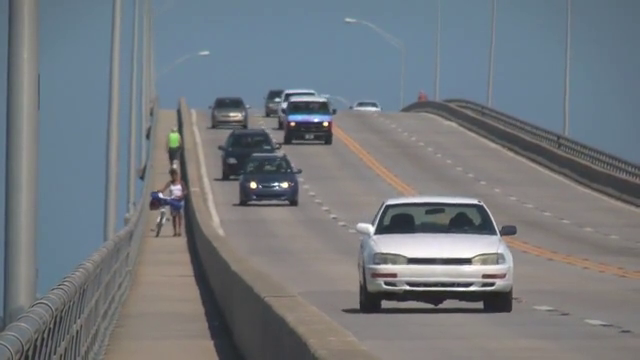
#> input picture frame 91 of Clase7/slow_traffic_small.mp4, 640 x 360 px
$ jupyter execute TP5.ipynb
#> lines starting #> are read from the running program, lines starting #| are printed output that depends on the picture; after the words box and inside, x2 and y2 are one past the last pixel; in counts of white or black regions, pixels touching at a corner belong together
# ENUNCIADO

- Implementar el detector de fondo naive usando la mediana como estimador. El algoritmo debe recibir el parámetro N (cantidad de frames utilizados para la estimación) y el intervalo de tiempo para recalcular el fondo.
- Se deben generar las mascaras de foreground y aplicarlas a los frames para segmentar los objetos en movimiento
- Comparar con alguno de los métodos vistos en la practica basados en mezcla de gaussianas

[cell 1]
import numpy as np
import cv2 as cv
import copy

## Algoritmo de sustraccion de fondo mediante mezclas de Gaussianas (como se presentó en la práctica)

[cell 2]
backSub = cv.createBackgroundSubtractorMOG2()

[cell 3]
# Abrimos el archivo
#-------------------
filename = 'slow_traffic_small.mp4'
capture = cv.VideoCapture(filename)

fps = capture.get(cv.CAP_PROP_FPS)      # OpenCV v2.x used "CV_CAP_PROP_FPS"
frame_count = int(capture.get(cv.CAP_PROP_FRAME_COUNT))
duration = frame_count/fps
print(fps, frame_count, duration)

if not capture.isOpened:
    print('Falla al abrir el archivo: ' + filename)
    exit(0)

# Corremos la sustraccion
#------------------------
while True:
    # Leemos un frame
    ret, frame = capture.read()
#> frame is the input picture: shape (360, 640, 3); mean B, G, R 126.6, 121.2, 115.7
    if frame is None:
        break

    # Aplicamos la sustracción al frame leído
    #----------------------------------------
    # Cada frame se utiliza tanto para calcular la máscara de primer plano como para actualizar el fondo.
    # Si se desea cambiar la tasa de aprendizaje utilizada para actualizar el modelo de fondo, es posible
    # establecer una tasa de aprendizaje específica pasando un parámetro al método apply.
    fgMask = backSub.apply(frame)
#> fgMask: shape (360, 640); every value is 127

    # Escribimos sobre la imagen el número de frame procesado
    cv.rectangle(frame, (10, 2), (100,20), (255,255,255), -1)
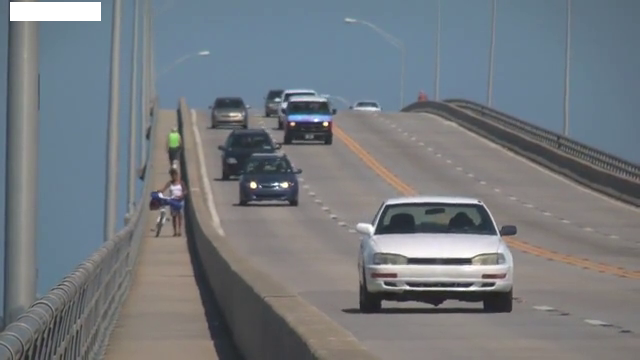
#> frame: shape (360, 640, 3); 0.75% of pixels changed, all inside (x1, y1, x2, y2) = (10, 2, 101, 21)
    cv.putText(frame, str(capture.get(cv.CAP_PROP_POS_FRAMES)), (15, 15),
               cv.FONT_HERSHEY_SIMPLEX, 0.5 , (0,0,0))
#> frame: shape (360, 640, 3); 0.04% of pixels changed, all inside (x1, y1, x2, y2) = (17, 5, 50, 16)

    # mostramos frame original e imagen binaria background/foreground
    cv.imshow('Frame', frame)
    cv.imshow('FG Mask', fgMask)

    # Corresmos hasta que termine o apriete escape
    keyboard = cv.waitKey(30)
#> (key Esc is pressed here)
    if keyboard == 'q' or keyboard == 27:
        break

cv.destroyAllWindows()
capture.release()

## Implementación de algoritmo Naive Background Subtraction

### Funciones auxiliares

[cell 4]
def procesamientoMorfologico(thresh):

    # Creamos un elemento estructurante y aplicamos operaciones morfologicas
    kernel = np.ones((5,5), np.uint8)

    # Aplicamos una serie de iteraciones de apertura
    opening = cv.morphologyEx(thresh, cv.MORPH_OPEN, kernel, iterations=2)

    # Búsqueda del área de objeto (foreground) segura.
    # Transformación de distancia (distancia de cada píxel al cero más cercano)
    #------------------------------------------------------------------------------------
    # Conviene cerrar primero la figura para que no haya agujeros (ceros) dentro de los objetos que afecten la transformada
    closing = cv.morphologyEx(opening, cv.MORPH_CLOSE, kernel, iterations=2)
    # Ahora sí aplicamos la transformación de distancia
    dist_transform = cv.distanceTransform(closing, cv.DIST_L2, maskSize=5)
    # Área de objeto (sure foreground) segura. Zona blanca!
    ret, sure_fg = cv.threshold(dist_transform, 0.08*dist_transform.max(), 255, 0)
    # Búsqueda de la región no definida
    sure_fg = np.uint8(sure_fg)

    return sure_fg

### Funcion para deteccion de fondo mediante método Naive Background Subtraction

[cell 5]
def naiveBS(filename, frame, frame_count, median, N, pm):

    #-------------------------
    # Tamaño del fame actual
#> called with filename = 'slow_traffic_small.mp4', frame_count = 914, N = 3, pm = 1
    h, w, _ = frame.shape
#> h = 360; w = 640

    # Si la mediana que la paso es "None" la calculo, sino utilizo la que paso como argumento
    if median is None:

        # Lista de capturas --> Repito N veces el objecto "capture" para no modificar el objeto original
        CAP = []
        for i in range(N):
            CAP.append(cv.VideoCapture(filename))

        #-------------------------
        # Genero una lista de N numeros aleatorios con los que selecciono los frames asociados
        indexes = np.random.randint(0, frame_count, N)
        rf_r = np.zeros((h,w,N))
        rf_g = np.zeros((h,w,N))
        rf_b = np.zeros((h,w,N))
        for i, idx in enumerate(indexes):
            cap = CAP[i]
            cap.set(cv.CAP_PROP_POS_FRAMES, idx)
            randomFrame = cap.read()
            rf_r[:, :, i] = randomFrame[1][:, :, 0]
            rf_g[:, :, i] = randomFrame[1][:, :, 1]
            rf_b[:, :, i] = randomFrame[1][:, :, 2]
#> this loop made 3 passes
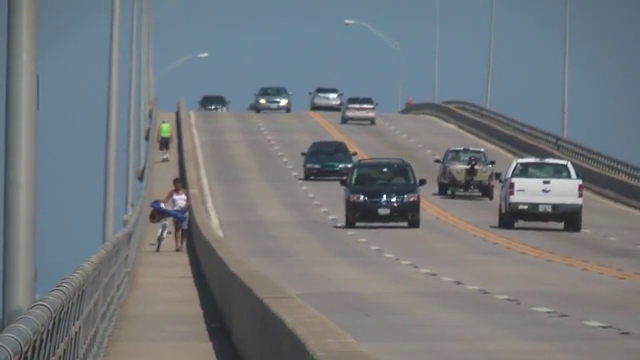
#> input picture frame 684 of Clase7/slow_traffic_small.mp4, 640 x 360 px
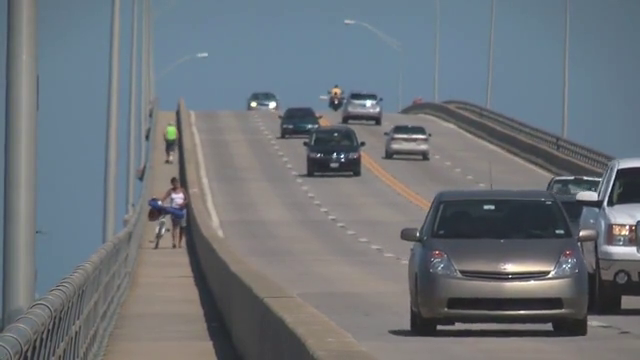
#> input picture frame 559 of Clase7/slow_traffic_small.mp4, 640 x 360 px
#> after the loop:
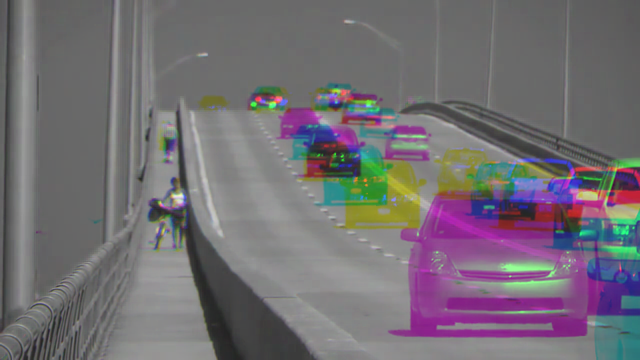
#> rf_b: shape (360, 640, 3) float64; mean of channels 0, 1, 2 115.4, 109.7, 114.8; drawn as B, G, R
#> after the loop:
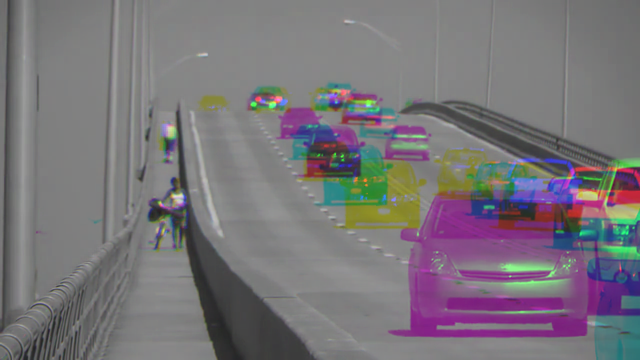
#> rf_g: shape (360, 640, 3) float64; mean of channels 0, 1, 2 120.8, 115.8, 120.2; drawn as B, G, R
#> after the loop:
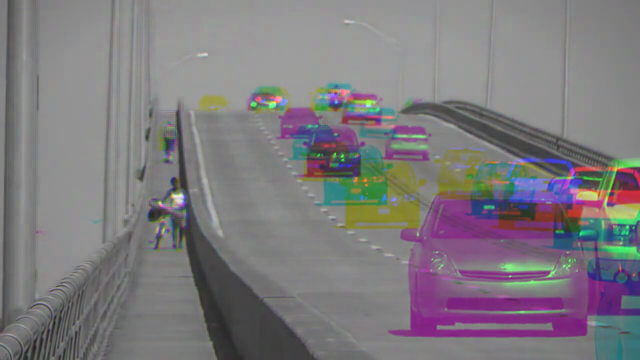
#> rf_r: shape (360, 640, 3) float64; mean of channels 0, 1, 2 125.6, 121.7, 125.4; drawn as B, G, R

        #-------------------------
        # Calculo la mediana de los frames aleatorios (canal a canal)
        median_r = np.median(rf_r, axis=2)
        median_g = np.median(rf_g, axis=2)
        median_b = np.median(rf_b, axis=2)
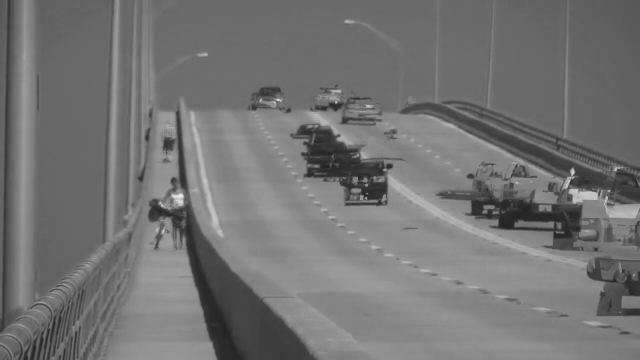
#> median_b: shape (360, 640) float64; min 34, max 242, mean 115.4
        median = np.dstack((median_r, median_g, median_b))

    #-------------------------
    # Resto la mediana al frame actual para obtener la máscara de foreground y casteo a float32
    diff = frame - median
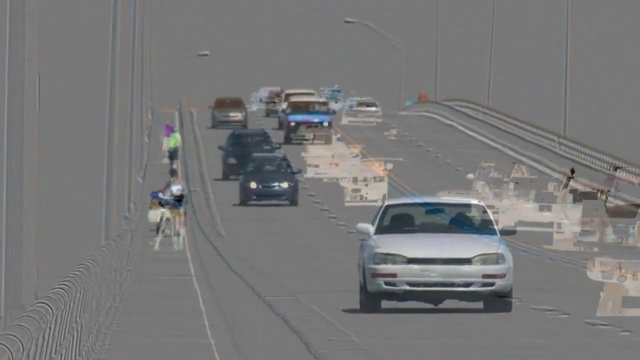
#> diff: shape (360, 640, 3) float64; mean B, G, R 0.7, 0.4, 0.3; drawn with min black and max white
    diff = np.float32(diff)

    #-------------------------
    # Paso a escala de grises, casteo a uint8, y binarizo
    gray = cv.cvtColor(diff, cv.COLOR_RGB2GRAY)
    _, fgMask = cv.threshold(gray.astype("uint8"), 0, 255, cv.THRESH_BINARY+cv.THRESH_OTSU) #cv.THRESH_OTSU) #cv.THRESH_BINARY+
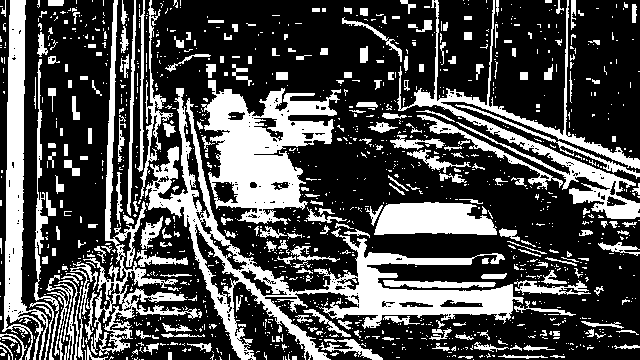
#> fgMask: shape (360, 640); 30.3% white; 1314 white regions (1062 under 20 px), largest, box (x1, y1, x2, y2) and area: (145, 88, 524, 360) 13882, (201, 80, 341, 225) 9761, (397, 0, 640, 219) 6141

    #-------------------------
    # Procesamiento morfológico
    if pm==1:
        fgMask = procesamientoMorfologico(fgMask)
#> in procesamientoMorfologico, `opening = cv.morphologyEx(thresh, cv.MORPH_OPEN, kernel, iterations=2)`: opening: shape (360, 640); 9% white; 23 white regions, largest, box (x1, y1, x2, y2) and area: (210, 94, 299, 208) 5499, (6, 0, 26, 248) 3877, (357, 253, 513, 315) 3546
#> in procesamientoMorfologico, `closing = cv.morphologyEx(opening, cv.MORPH_CLOSE, kernel, iterations=2)`: closing: shape (360, 640); 9.4% white; 16 white regions, largest, box (x1, y1, x2, y2) and area: (210, 94, 299, 208) 5900, (5, 0, 26, 310) 4956, (357, 253, 513, 315) 3734
#> in procesamientoMorfologico, `ret, sure_fg = cv.threshold(dist_transform, 0.08*dist_transform.max(),..`:
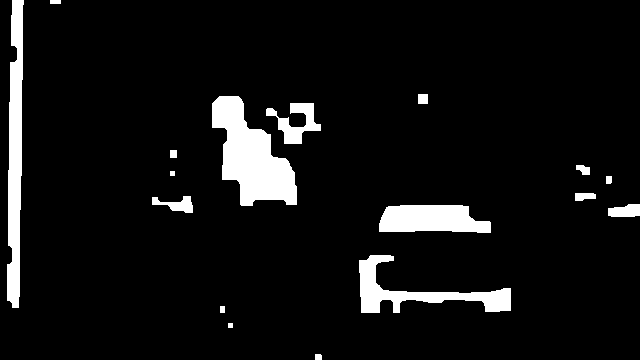
#> sure_fg: shape (360, 640) float32; 7.1% white; 17 white regions, largest, box (x1, y1, x2, y2) and area: (212, 96, 297, 206) 5148, (7, 0, 24, 308) 3663, (359, 255, 511, 313) 2751
#> in procesamientoMorfologico, `ret, sure_fg = cv.threshold(dist_transform, 0.08*dist_transform.max(),..`: ret = 2.13


    return fgMask, median

### Corremos el algoritmo implementado

[cell 6]
# Parámetros para correr el método Naive
N = 3 #Cantidad de frames aleatorios a seleccionar
interval = 2.5 #Intervalo de tiempo (en segundos) donde la mediana calculada se mantiene constante

# Abro el archivo
#-------------------
filename = 'slow_traffic_small.mp4'
capture = cv.VideoCapture(filename)

# Obtengo datos del video
fps = capture.get(cv.CAP_PROP_FPS)
frame_count = int(capture.get(cv.CAP_PROP_FRAME_COUNT))
duration = frame_count/fps

# Inicializo la mediana como "None" para calcularla en el primer paso
median = None

# Indico si deseo aplicar procesamiento morfologico o no
pm = 1

# Corremos la sustraccion
#------------------------
cont = 1
while True:

    # Tiempo transcurrido
    elapsed_time = 1/fps*cont
    aux = np.mod(cont, int(fps*interval))

    # Leemos un frame
    ret, frame = capture.read()
    if frame is None:
        break

    # Si llego al limite del tiempo definido por el intervalo, vuelvo a definir la mediana como "None"
    if np.mod(cont, int(fps*interval))==0:
        median = None

    # Obtengo mediana y máscara
    fgMask, median = naiveBS(filename, frame, frame_count, median, N, pm)

    # Escribimos sobre la imagen el número de frame procesado
    cv.rectangle(frame, (10, 2), (100,20), (255,255,255), -1)
    cv.putText(frame, str(capture.get(cv.CAP_PROP_POS_FRAMES)), (15, 15),
               cv.FONT_HERSHEY_SIMPLEX, 0.5, (0,0,0))

    # Mostramos frame original e imagen binaria background/foreground
    cv.imshow('Frame', frame)
    cv.imshow('FG Mask', fgMask)

    # Corremos hasta que termine o apriete escape
    keyboard = cv.waitKey(int(duration))
#> (key Esc is pressed here)

$ run again, starting later in the video
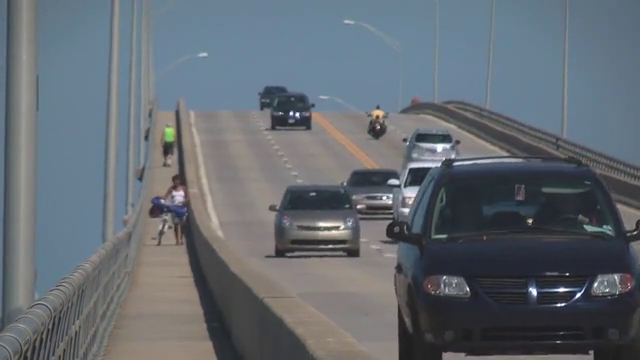
#> input picture frame 411 of Clase7/slow_traffic_small.mp4, 640 x 360 px
#> frame is the input picture: shape (360, 640, 3); mean B, G, R 113.8, 106.6, 99.3
#> the loop in naiveBS, `for i, idx in enumerate(indexes):` made 3 passes
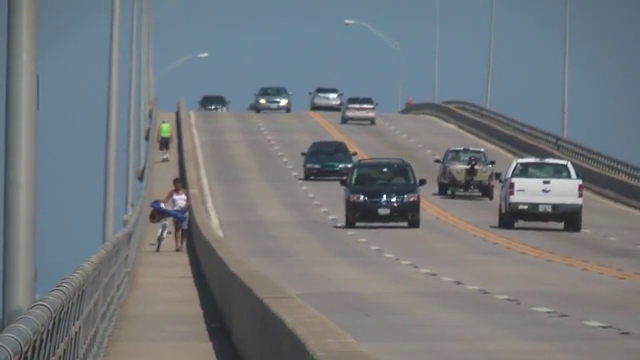
#> input picture frame 684 of Clase7/slow_traffic_small.mp4, 640 x 360 px
#> opening: shape (360, 640); 21.9% white; 11 white regions, largest, box (x1, y1, x2, y2) and area: (273, 160, 640, 360) 46448, (264, 84, 312, 132) 1715, (341, 224, 361, 260) 552
#> closing: shape (360, 640); 22.8% white; 6 white regions, box (x1, y1, x2, y2) and area: (273, 160, 640, 360) 49494, (264, 72, 312, 132) 1973, (403, 129, 452, 159) 644, (368, 125, 383, 141) 198, (160, 146, 175, 157) 162, (632, 148, 640, 162) 108
#> in procesamientoMorfologico, `ret, sure_fg = cv.threshold(dist_transform, 0.08*dist_transform.max(),..`:
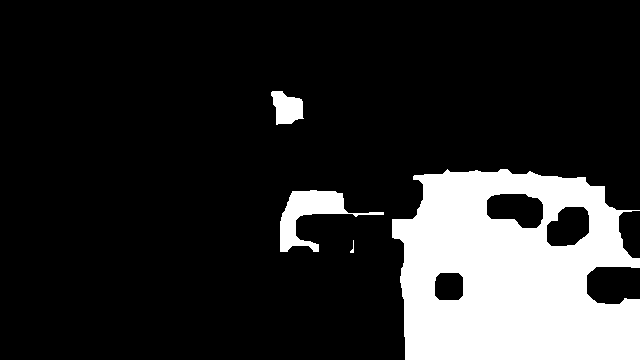
#> sure_fg: shape (360, 640) float32; 16.9% white; 4 white regions, box (x1, y1, x2, y2) and area: (392, 169, 640, 360) 36069, (280, 190, 384, 252) 2142, (271, 91, 304, 125) 783, (350, 240, 354, 253) 22
#> ret = 7.7

$ run again, starting later in the video
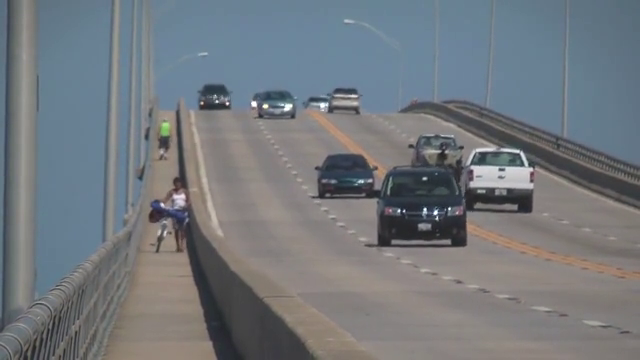
#> input picture frame 731 of Clase7/slow_traffic_small.mp4, 640 x 360 px
#> frame is the input picture: shape (360, 640, 3); mean B, G, R 125.5, 120.3, 115.1
#> opening: shape (360, 640); 5% white; 14 white regions, largest, box (x1, y1, x2, y2) and area: (376, 136, 490, 248) 7974, (196, 82, 229, 112) 756, (315, 182, 346, 200) 524
#> closing: shape (360, 640); 5.4% white; 8 white regions, largest, box (x1, y1, x2, y2) and area: (376, 136, 517, 248) 9047, (196, 82, 229, 112) 830, (573, 174, 612, 203) 551
#> in procesamientoMorfologico, `ret, sure_fg = cv.threshold(dist_transform, 0.08*dist_transform.max(),..`:
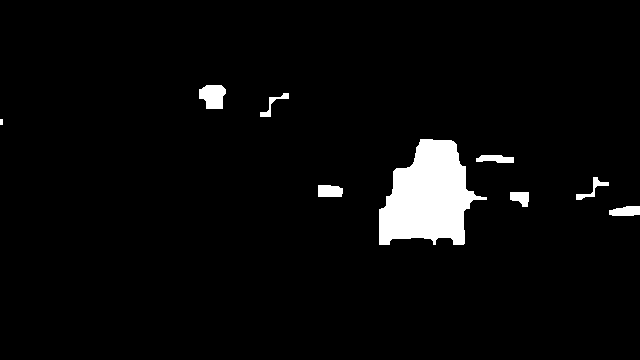
#> sure_fg: shape (360, 640) float32; 3.9% white; 9 white regions (1 under 20 px), largest, box (x1, y1, x2, y2) and area: (379, 139, 487, 245) 7187, (199, 85, 226, 109) 509, (318, 185, 343, 197) 278
#> ret = 3.31
